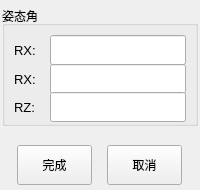
      <widget class="QWidget" name="page_4">
       <layout class="QGridLayout" name="gridLayout_5">
        <property name="leftMargin">
         <number>2</number>
        </property>
        <property name="topMargin">
         <number>6</number>
        </property>
        <property name="rightMargin">
         <number>2</number>
        </property>
        <property name="bottomMargin">
         <number>0</number>
        </property>
        <property name="spacing">
         <number>0</number>
        </property>
        <item row="0" column="0">
         <widget class="QGroupBox" name="groupBox_4">
          <property name="minimumSize">
           <size>
            <width>0</width>
            <height>120</height>
           </size>
          </property>
          <property name="maximumSize">
           <size>
            <width>16777215</width>
            <height>120</height>
           </size>
          </property>
          <property name="title">
           <string>姿态角</string>
          </property>
          <layout class="QGridLayout" name="gridLayout_4">
           <item row="0" column="0">
            <widget class="QLabel" name="label_4">
             <property name="minimumSize">
              <size>
               <width>30</width>
               <height>30</height>
              </size>
             </property>
             <property name="maximumSize">
              <size>
               <width>30</width>
               <height>30</height>
              </size>
             </property>
             <property name="font">
              <font>
               <pointsize>10</pointsize>
              </font>
             </property>
             <property name="text">
              <string>RX:</string>
             </property>
            </widget>
           </item>
           <item row="0" column="1">
            <widget class="QLineEdit" name="rxTxt">
             <property name="minimumSize">
              <size>
               <width>0</width>
               <height>30</height>
              </size>
             </property>
             <property name="maximumSize">
              <size>
               <width>16777215</width>
               <height>30</height>
              </size>
             </property>
             <property name="font">
              <font>
               <pointsize>10</pointsize>
              </font>
             </property>
            </widget>
           </item>
           <item row="1" column="0">
            <widget class="QLabel" name="label_5">
             <property name="minimumSize">
              <size>
               <width>30</width>
               <height>30</height>
              </size>
             </property>
             <property name="maximumSize">
              <size>
               <width>30</width>
               <height>30</height>
              </size>
             </property>
             <property name="font">
              <font>
               <pointsize>10</pointsize>
              </font>
             </property>
             <property name="text">
              <string>RX:</string>
             </property>
            </widget>
           </item>
           <item row="1" column="1">
            <widget class="QLineEdit" name="ryTxt">
             <property name="minimumSize">
              <size>
               <width>0</width>
               <height>30</height>
              </size>
             </property>
             <property name="maximumSize">
              <size>
               <width>16777215</width>
               <height>30</height>
              </size>
             </property>
             <property name="font">
              <font>
               <pointsize>10</pointsize>
              </font>
             </property>
             <property name="text">
              <string/>
             </property>
            </widget>
           </item>
           <item row="2" column="0">
            <widget class="QLabel" name="label_6">
             <property name="minimumSize">
              <size>
               <width>30</width>
               <height>30</height>
              </size>
             </property>
             <property name="maximumSize">
              <size>
               <width>30</width>
               <height>30</height>
              </size>
             </property>
             <property name="font">
              <font>
               <pointsize>10</pointsize>
              </font>
             </property>
             <property name="text">
              <string>RZ:</string>
             </property>
            </widget>
           </item>
           <item row="2" column="1">
            <widget class="QLineEdit" name="rzTxt">
             <property name="minimumSize">
              <size>
               <width>0</width>
               <height>30</height>
              </size>
             </property>
             <property name="maximumSize">
              <size>
               <width>16777215</width>
               <height>30</height>
              </size>
             </property>
             <property name="font">
              <font>
               <pointsize>10</pointsize>
              </font>
             </property>
             <property name="text">
              <string/>
             </property>
            </widget>
           </item>
          </layout>
         </widget>
        </item>
        <item row="1" column="0">
         <widget class="QLabel" name="label_7">
          <property name="text">
           <string/>
          </property>
         </widget>
        </item>
        <item row="2" column="0">
         <widget class="QWidget" name="widget_5" native="true">
          <property name="minimumSize">
           <size>
            <width>0</width>
            <height>50</height>
           </size>
          </property>
          <property name="maximumSize">
           <size>
            <width>16777215</width>
            <height>50</height>
           </size>
          </property>
          <layout class="QHBoxLayout" name="horizontalLayout_6">
           <property name="spacing">
            <number>0</number>
           </property>
           <property name="margin">
            <number>0</number>
           </property>
           <item>
            <widget class="QPushButton" name="pushButton_14">
             <property name="minimumSize">
              <size>
               <width>75</width>
               <height>40</height>
              </size>
             </property>
             <property name="maximumSize">
              <size>
               <width>75</width>
               <height>40</height>
              </size>
             </property>
             <property name="text">
              <string>完成</string>
             </property>
            </widget>
           </item>
           <item>
            <widget class="QPushButton" name="pushButton_15">
             <property name="minimumSize">
              <size>
               <width>75</width>
               <height>40</height>
              </size>
             </property>
             <property name="maximumSize">
              <size>
               <width>75</width>
               <height>40</height>
              </size>
             </property>
             <property name="text">
              <string>取消</string>
             </property>
            </widget>
           </item>
          </layout>
         </widget>
        </item>
       </layout>
      </widget>
